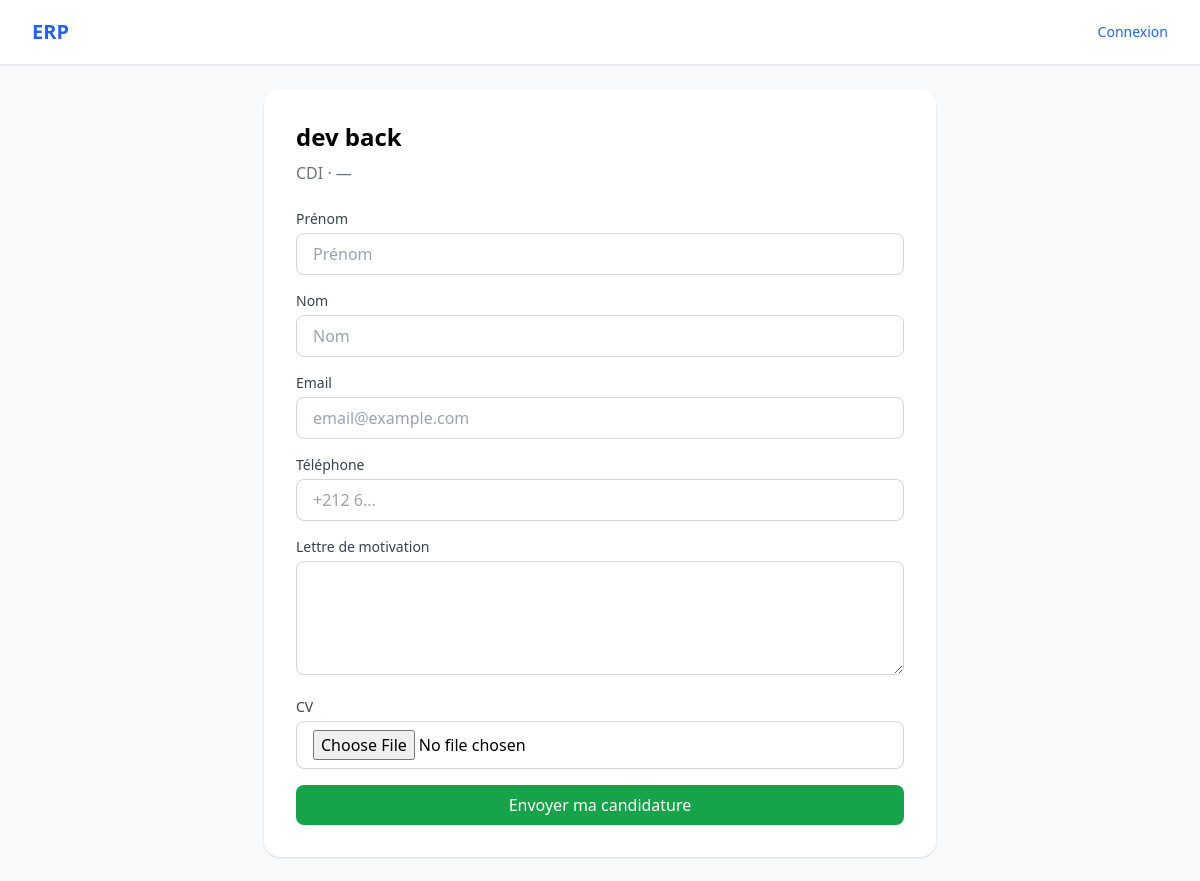
The page /hiring/1/apply/ on the database its author committed.
### hiring/models.py (models this page shows, shortened)
class JobPosting(models.Model):
    class Status(models.TextChoices):
        DRAFT = 'draft', 'Brouillon'
        PUBLISHED = 'published', 'Publiée'
        PAUSED = 'paused', 'En pause'
        CLOSED = 'closed', 'Clôturée'
    class ContractType(models.TextChoices):
        CDI = 'cdi', 'CDI'
        CDD = 'cdd', 'CDD'
        STAGE = 'stage', 'Stage'
        FREELANCE = 'freelance', 'Freelance'
    title = models.CharField(max_length=200, verbose_name="Titre du poste")
    description = models.TextField(verbose_name="Description")
    required_skills = models.TextField(verbose_name="Compétences requises",
                                       help_text="Séparées par des virgules")
    contract_type = models.CharField(max_length=20, choices=ContractType.choices,
                                      default=ContractType.CDI)
    location = models.CharField(max_length=200, blank=True, verbose_name="Lieu")
    status = models.CharField(max_length=20, choices=Status.choices, default=Status.DRAFT)
    deadline = models.DateField(verbose_name="Date limite")
    created_by = models.ForeignKey(settings.AUTH_USER_MODEL, on_delete=models.CASCADE,
                                    related_name='job_postings')
    created_at = models.DateTimeField(auto_now_add=True)
    updated_at = models.DateTimeField(auto_now=True)
    class Meta:
        ordering = ['-created_at']
        verbose_name = "Offre d'emploi"
        verbose_name_plural = "Offres d'emploi"

### hiring/views.py (the view, shortened to what this page needs)
# urls.py: path('<int:job_pk>/apply/', views.apply, name='apply'),
def apply(request, job_pk):
    job = get_object_or_404(JobPosting, pk=job_pk, status=JobPosting.Status.PUBLISHED)
    form = ApplicationForm(request.POST or None, request.FILES or None)
    return render(request, 'hiring/apply.html', {'job': job, 'form': form})

### hiring/forms.py
class ApplicationForm(forms.ModelForm):
    class Meta:
        model = Application
        fields = ['first_name', 'last_name', 'email', 'phone', 'cover_letter', 'resume']
        widgets = {
            'first_name': forms.TextInput(attrs={'class': tw, 'placeholder': 'Prénom'}),
            'last_name': forms.TextInput(attrs={'class': tw, 'placeholder': 'Nom'}),
            'email': forms.EmailInput(attrs={'class': tw, 'placeholder': 'email@example.com'}),
            'phone': forms.TextInput(attrs={'class': tw, 'placeholder': '+212 6...'}),
            'cover_letter': forms.Textarea(attrs={'class': tw, 'rows': 4}),
            'resume': forms.FileInput(attrs={'class': tw}),
        }

### notifications/context_processors.py (called while the page is built)
def unread_notifications_count(request):
    if request.user.is_authenticated:
        count = request.user.notifications.filter(is_read=False).count()
    else:
        count = 0
    return {'unread_notifications_count': count}

### templates/hiring/apply.html (shortened to what this page needs)
{% extends 'base.html' %}
{% block content %}
<div class="max-w-2xl mx-auto">
    <div class="bg-white rounded-2xl shadow p-8">
        <h1 class="text-2xl font-bold mb-2">{{ job.title }}</h1>
        <p class="text-gray-500 mb-6">{{ job.get_contract_type_display }} · {{ job.location|default:'—' }}</p>
        <form method="post" enctype="multipart/form-data">
            {% for field in form %}
            <div class="mb-4">
                <label class="block text-sm font-medium text-gray-700 mb-1">{{ field.label }}</label>
                {{ field }}
            </div>
            {% endfor %}
            <button type="submit"
                class="w-full bg-green-600 text-white py-2 px-4 rounded-lg hover:bg-green-700 font-medium">
                Envoyer ma candidature
            </button>
        </form>
    </div>
</div>
{% endblock %}

### rows shown on the page
JobPosting: title "dev back", contract_type "CDI", location "—"

### other values the page prints
{{ field.label }} "Prénom" "Nom" "Email" "Téléphone" "Lettre de motivation" "CV"
